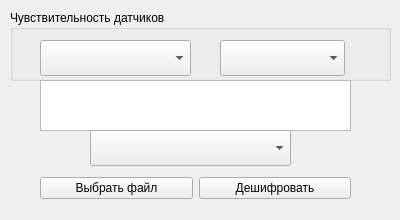
<?xml version="1.0" encoding="UTF-8"?>
<ui version="4.0">
 <class>decipher_MainWindow</class>
 <widget class="QMainWindow" name="decipher_MainWindow">
  <property name="geometry">
   <rect>
    <x>0</x>
    <y>0</y>
    <width>400</width>
    <height>220</height>
   </rect>
  </property>
  <property name="minimumSize">
   <size>
    <width>400</width>
    <height>220</height>
   </size>
  </property>
  <property name="maximumSize">
   <size>
    <width>400</width>
    <height>220</height>
   </size>
  </property>
  <property name="windowTitle">
   <string>Дешифратор</string>
  </property>
  <widget class="QWidget" name="centralwidget">
   <widget class="QGroupBox" name="sensitivitygroupBox">
    <property name="geometry">
     <rect>
      <x>10</x>
      <y>10</y>
      <width>381</width>
      <height>71</height>
     </rect>
    </property>
    <property name="title">
     <string>Чувствительность датчиков</string>
    </property>
    <widget class="QComboBox" name="accelsense_comboBox">
     <property name="geometry">
      <rect>
       <x>30</x>
       <y>30</y>
       <width>151</width>
       <height>36</height>
      </rect>
     </property>
     <property name="currentText">
      <string/>
     </property>
     <property name="placeholderText">
      <string>Акселерометр</string>
     </property>
     <item>
      <property name="text">
       <string>2g</string>
      </property>
     </item>
     <item>
      <property name="text">
       <string>4g</string>
      </property>
     </item>
     <item>
      <property name="text">
       <string>8g</string>
      </property>
     </item>
     <item>
      <property name="text">
       <string>16g</string>
      </property>
     </item>
    </widget>
    <widget class="QComboBox" name="gyrosense_comboBox">
     <property name="geometry">
      <rect>
       <x>210</x>
       <y>30</y>
       <width>125</width>
       <height>36</height>
      </rect>
     </property>
     <property name="placeholderText">
      <string>Гироскоп</string>
     </property>
     <item>
      <property name="text">
       <string>250</string>
      </property>
     </item>
     <item>
      <property name="text">
       <string>500</string>
      </property>
     </item>
     <item>
      <property name="text">
       <string>1000</string>
      </property>
     </item>
     <item>
      <property name="text">
       <string>2000</string>
      </property>
     </item>
    </widget>
   </widget>
   <widget class="QWidget" name="horizontalLayoutWidget">
    <property name="geometry">
     <rect>
      <x>40</x>
      <y>169</y>
      <width>311</width>
      <height>38</height>
     </rect>
    </property>
    <layout class="QHBoxLayout" name="horizontalLayout">
     <item>
      <widget class="QPushButton" name="openfile_pushButton">
       <property name="text">
        <string>Выбрать файл</string>
       </property>
      </widget>
     </item>
     <item>
      <widget class="QPushButton" name="decipher_pushButton">
       <property name="text">
        <string>Дешифровать</string>
       </property>
      </widget>
     </item>
    </layout>
   </widget>
   <widget class="QTextEdit" name="info_textEdit">
    <property name="geometry">
     <rect>
      <x>40</x>
      <y>80</y>
      <width>311</width>
      <height>51</height>
     </rect>
    </property>
   </widget>
   <widget class="QComboBox" name="saveformat_comboBox">
    <property name="geometry">
     <rect>
      <x>90</x>
      <y>130</y>
      <width>201</width>
      <height>36</height>
     </rect>
    </property>
    <property name="placeholderText">
     <string>Формат сохранения</string>
    </property>
    <item>
     <property name="text">
      <string>csv</string>
     </property>
    </item>
    <item>
     <property name="text">
      <string>hdf</string>
     </property>
    </item>
   </widget>
  </widget>
 </widget>
 <resources/>
 <connections/>
</ui>
